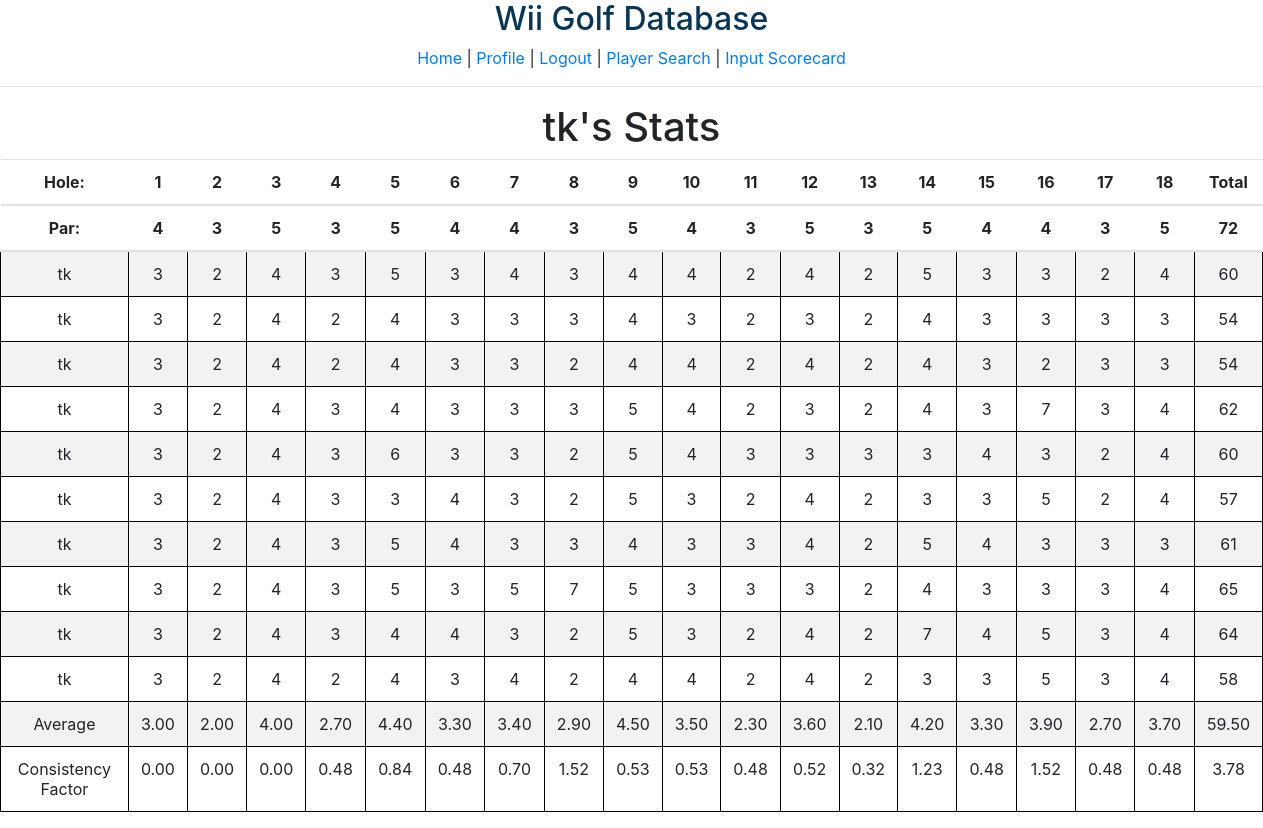
The page /profile (signed in) on the database its author committed.
### tables this page shows
CREATE TABLE "PLAYERS" (
	"PNAME"	TEXT,
	"h1"	INTEGER,
	"h2"	INTEGER,
	"h3"	INTEGER,
	"h4"	INTEGER,
	"h5"	INTEGER,
	"h6"	INTEGER,
	"h7"	INTEGER,
	"h8"	INTEGER,
	"h9"	INTEGER,
	"h10"	INTEGER,
	"h11"	INTEGER,
	"h12"	INTEGER,
	"h13"	INTEGER,
	"h14"	INTEGER,
	"h15"	INTEGER,
	"h16"	INTEGER,
	"h17"	INTEGER,
	"h18"	INTEGER,
	"SCORE"	INTEGER
);

### app.py (the view)
@app.route('/profile',methods={'GET'})
def profile():
    if 'user' not in session:
        return redirect('login')
    data = get_player_data(session['user'])
    if data == []:
        return f"<h1> Player '{session['user']}' not found in database.</h1><br> <a href='home'>Return to homepage</a>"
    return render_template('player.html', data=data)

### functions.py (called while the page is built)
def get_player_data(pname):
    try:
        conn = sqlite3.connect('wiigolf.db')
    except:
        return []
    c = conn.cursor()
    execute_string = f"SELECT * FROM PLAYERS WHERE PNAME = '{pname}'"
    c.execute(execute_string)
    data = c.fetchall()
    if len(data) == 0:
        conn.close()
        return []
    conn.close()
    stats = ['Average']
    volatility = ['Consistency Factor']
    for j in range(19):
        tmp = 0
        lst = []
        for i in range(len(data)):
            tmp = tmp + data[i][j+1]
            lst = lst + [data[i][j+1]]
        tmp = tmp / len(data)
        vol = statistics.stdev(lst)
        volatility = volatility + [format(vol, '.2f')]
        stats = stats + [format(tmp, '.2f')]
    data = data + [tuple(stats)] + [tuple(volatility)]
    return data

### templates/player.html (shortened to what this page needs)
{% extends "header.html" %}
{% block content %}
<h1> {{ data[0][0] }}'s Stats</h1>
<table style="text-align:center; margin-left: auto; margin-right: auto;" class="table table-striped">
<thead>
<tr>
<th>Hole:</th>
<th> 1 </th>
<th> 2 </th>
<th> 3 </th>
<th> 4 </th>
<th> 5 </th>
<th> 6 </th>
<th> 7 </th>
<th> 8 </th>
<th> 9 </th>
<th> 10 </th>
<th> 11 </th>
<th> 12 </th>
<th> 13 </th>
<th> 14 </th>
<th> 15 </th>
<th> 16 </th>
<th> 17 </th>
<th> 18 </th>
<th> Total </th>
</tr>
<tr>
	<th>Par:</th>
	<th> 4 </th>
	<th> 3 </th>
	<th> 5 </th>
	<th> 3 </th>
	<th> 5 </th>
	<th> 4 </th>
	<th> 4 </th>
	<th> 3 </th>
	<th> 5 </th>
	<th> 4 </th>
	<th> 3 </th>
	<th> 5 </th>
	<th> 3 </th>
	<th> 5 </th>
	<th> 4 </th>
	<th> 4 </th>
	<th> 3 </th>
	<th> 5 </th>
	<th> 72 </th>
</tr>
</thead>
<tbody>
{% for row in data %}
	<tr>
		<td>{{row[0]}}</td>
		<td>{{row[1]}}</td>
		<td>{{row[2]}}</td>
		<td>{{row[3]}}</td>
		<td>{{row[4]}}</td>
		<td>{{row[5]}}</td>
		<td>{{row[6]}}</td>
		<td>{{row[7]}}</td>
		<td>{{row[8]}}</td>
		<td>{{row[9]}}</td>
		<td>{{row[10]}}</td>
		<td>{{row[11]}}</td>
		<td>{{row[12]}}</td>
		<td>{{row[13]}}</td>
		<td>{{row[14]}}</td>
		<td>{{row[15]}}</td>
		<td>{{row[16]}}</td>
		<td>{{row[17]}}</td>
		<td>{{row[18]}}</td>
		<td>{{row[19]}}</td>
	</tr>
{% endfor %}
</tbody>
</table>
{% endblock %}

### templates/player.html (style rules this page uses)
td { width: 150.px; text-align: center; border: 1px solid black; padding: 5px; }

### rows shown on the page
PLAYERS: PNAME "tk", h1 "3", h2 "2", h3 "4", h4 "3", h5 "5", h6 "3", h7 "4", h8 "3", h9 "4", h10 "4", h11 "2", h12 "4", h13 "2", h14 "5", h15 "3", h16 "3", h17 "2", h18 "4", SCORE "60"
PLAYERS: PNAME "tk", h1 "3", h2 "2", h3 "4", h4 "2", h5 "4", h6 "3", h7 "3", h8 "3", h9 "4", h10 "3", h11 "2", h12 "3", h13 "2", h14 "4", h15 "3", h16 "3", h17 "3", h18 "3", SCORE "54"
PLAYERS: PNAME "tk", h1 "3", h2 "2", h3 "4", h4 "2", h5 "4", h6 "3", h7 "3", h8 "2", h9 "4", h10 "4", h11 "2", h12 "4", h13 "2", h14 "4", h15 "3", h16 "2", h17 "3", h18 "3", SCORE "54"
PLAYERS: PNAME "tk", h1 "3", h2 "2", h3 "4", h4 "3", h5 "4", h6 "3", h7 "3", h8 "3", h9 "5", h10 "4", h11 "2", h12 "3", h13 "2", h14 "4", h15 "3", h16 "7", h17 "3", h18 "4", SCORE "62"
PLAYERS: PNAME "tk", h1 "3", h2 "2", h3 "4", h4 "3", h5 "6", h6 "3", h7 "3", h8 "2", h9 "5", h10 "4", h11 "3", h12 "3", h13 "3", h14 "3", h15 "4", h16 "3", h17 "2", h18 "4", SCORE "60"
PLAYERS: PNAME "tk", h1 "3", h2 "2", h3 "4", h4 "3", h5 "3", h6 "4", h7 "3", h8 "2", h9 "5", h10 "3", h11 "2", h12 "4", h13 "2", h14 "3", h15 "3", h16 "5", h17 "2", h18 "4", SCORE "57"
PLAYERS: PNAME "tk", h1 "3", h2 "2", h3 "4", h4 "3", h5 "5", h6 "4", h7 "3", h8 "3", h9 "4", h10 "3", h11 "3", h12 "4", h13 "2", h14 "5", h15 "4", h16 "3", h17 "3", h18 "3", SCORE "61"
PLAYERS: PNAME "tk", h1 "3", h2 "2", h3 "4", h4 "3", h5 "5", h6 "3", h7 "5", h8 "7", h9 "5", h10 "3", h11 "3", h12 "3", h13 "2", h14 "4", h15 "3", h16 "3", h17 "3", h18 "4", SCORE "65"
PLAYERS: PNAME "tk", h1 "3", h2 "2", h3 "4", h4 "3", h5 "4", h6 "4", h7 "3", h8 "2", h9 "5", h10 "3", h11 "2", h12 "4", h13 "2", h14 "7", h15 "4", h16 "5", h17 "3", h18 "4", SCORE "64"
PLAYERS: PNAME "tk", h1 "3", h2 "2", h3 "4", h4 "2", h5 "4", h6 "3", h7 "4", h8 "2", h9 "4", h10 "4", h11 "2", h12 "4", h13 "2", h14 "3", h15 "3", h16 "5", h17 "3", h18 "4", SCORE "58"

### other values the page prints
{{ row[0] }} "Average" "Consistency Factor"
{{ row[1] }} "3.00" "0.00"
{{ row[2] }} "2.00" "0.00"
{{ row[3] }} "4.00" "0.00"
{{ row[4] }} "2.70" "0.48"
{{ row[5] }} "4.40" "0.84"
{{ row[6] }} "3.30" "0.48"
{{ row[7] }} "3.40" "0.70"
{{ row[8] }} "2.90" "1.52"
{{ row[9] }} "4.50" "0.53"
{{ row[10] }} "3.50" "0.53"
{{ row[11] }} "2.30" "0.48"
{{ row[12] }} "3.60" "0.52"
{{ row[13] }} "2.10" "0.32"
{{ row[14] }} "4.20" "1.23"
